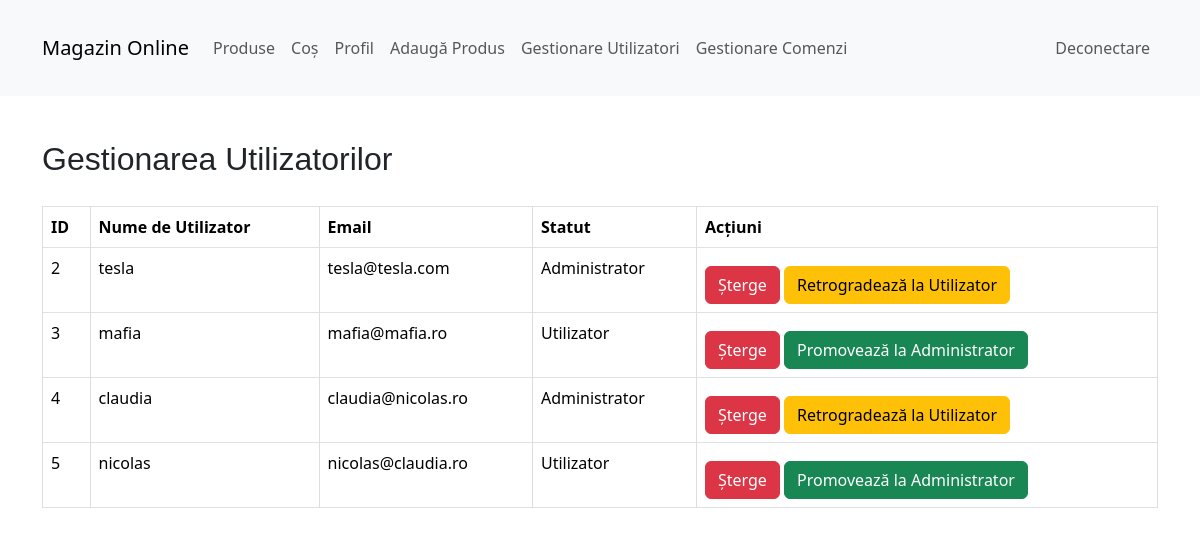
Page /manage_users.php (signed in) on the committed database.
### tables this page shows
CREATE TABLE `users` (
  `user_id` int(11) NOT NULL,
  `username` varchar(50) NOT NULL,
  `password` varchar(255) NOT NULL,
  `email` varchar(100) NOT NULL,
  `is_admin` tinyint(1) DEFAULT 0
);

### manage_users.php (the view, shortened to what this page needs)
<?php
include 'navbar.php';
include 'db_config.php';
$sql = "SELECT user_id, username, email, is_admin FROM users";
$result = $conn->query($sql);
$users = $result->fetch_all(MYSQLI_ASSOC);
?>
<!DOCTYPE html>
<html lang="ro">
<head>
    <link href="style.css" rel="stylesheet">
    <link href="https://cdn.jsdelivr.net/npm/bootstrap@5.3.2/dist/css/bootstrap.min.css" rel="stylesheet">
</head>
<body>
    <body>
        <div class="container mt-4">
            <h2>Gestionarea Utilizatorilor</h2>
            <div class="table-responsive">
                <table class="table table-bordered table-hover">
                    <thead>
                        <tr>
                            <th>ID</th>
                            <th>Nume de Utilizator</th>
                            <th>Email</th>
                            <th>Statut</th>
                            <th>Acțiuni</th>
                        </tr>
                    </thead>
                    <tbody>
                        <?php foreach ($users as $user) : ?>
                            <tr>
                                <td><?= htmlspecialchars($user['user_id']) ?></td>
                                <td><?= htmlspecialchars($user['username']) ?></td>
                                <td><?= htmlspecialchars($user['email']) ?></td>
                                <td><?= $user['is_admin'] ? 'Administrator' : 'Utilizator' ?></td>
                                <td>
                                    <a href="delete_user.php?id=<?= $user['user_id'] ?>" class="btn btn-danger">Șterge</a>
                                    <a href="update_user_status.php?id=<?= $user['user_id'] ?>&status=<?= $user['is_admin'] ? '0' : '1' ?>" class="btn btn-<?= $user['is_admin'] ? 'warning' : 'success' ?>">
                                        <?= $user['is_admin'] ? 'Retrogradează la Utilizator' : 'Promovează la Administrator' ?>
                                    </a>
                                </td>
                            </tr>
                        <?php endforeach; ?>
                    </tbody>
                </table>
            </div>
        </div>
    </body>
</html>

### style.css (style rules this page uses)
body, h1, h2, h3, p, form, input, button { margin: 0; padding: 0; font-family: Arial, sans-serif; }
body { background-color: #f5f5f5; line-height: 1.6; color: #333; }
.container { width: 80%; margin: auto; overflow: hidden; padding: 15px; }
.btn { display: inline-block; background: #333; color: #fff; padding: 10px 20px; border: none; border-radius: 5px; cursor: pointer; }
.btn-success { background: #28a745; }
.btn-danger { background: #dc3545; }
table { width: 100%; border-collapse: collapse; }
table th, table td { padding: 10px; border: 1px solid #ddd; }
table th { background-color: #f4f4f4; }
.btn { display: inline-block; background-color: #007bff; color: white; padding: 10px 20px; text-align: center; border-radius: 5px; text-decoration: none; margin-top: 10px; }
.table-responsive { overflow-x: auto; }
.container { padding: 20px; }
.table { margin-top: 20px; }
.table thead th { vertical-align: bottom; }
.table-responsive { overflox-x: auto; }

### rows in the picture
users: user_id "2", username "tesla", email "tesla@tesla.com", is_admin "Administrator"
users: user_id "3", username "mafia", email "mafia@mafia.ro", is_admin "Utilizator"
users: user_id "4", username "claudia", email "claudia@nicolas.ro", is_admin "Administrator"
users: user_id "5", username "nicolas", email "nicolas@claudia.ro", is_admin "Utilizator"
